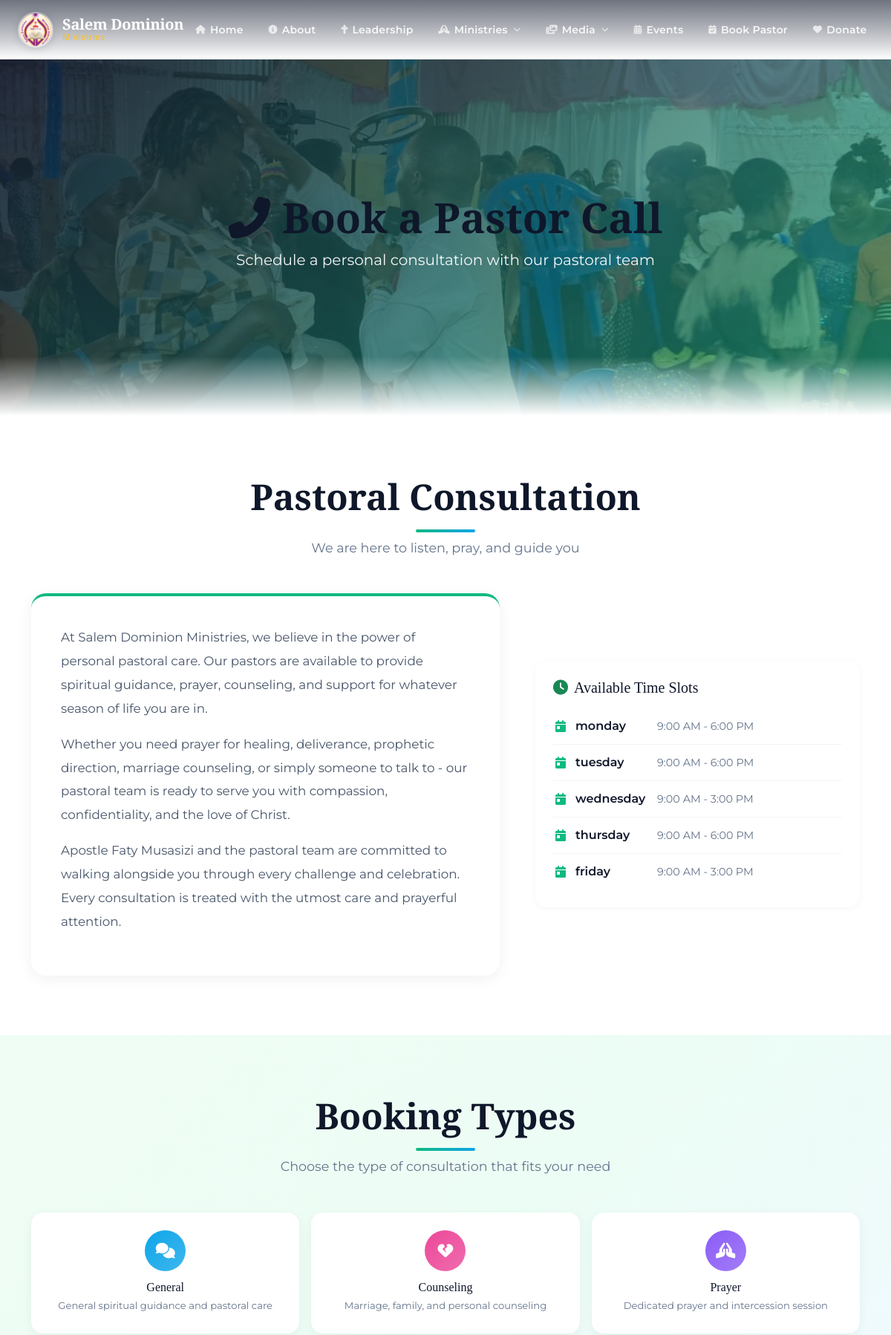
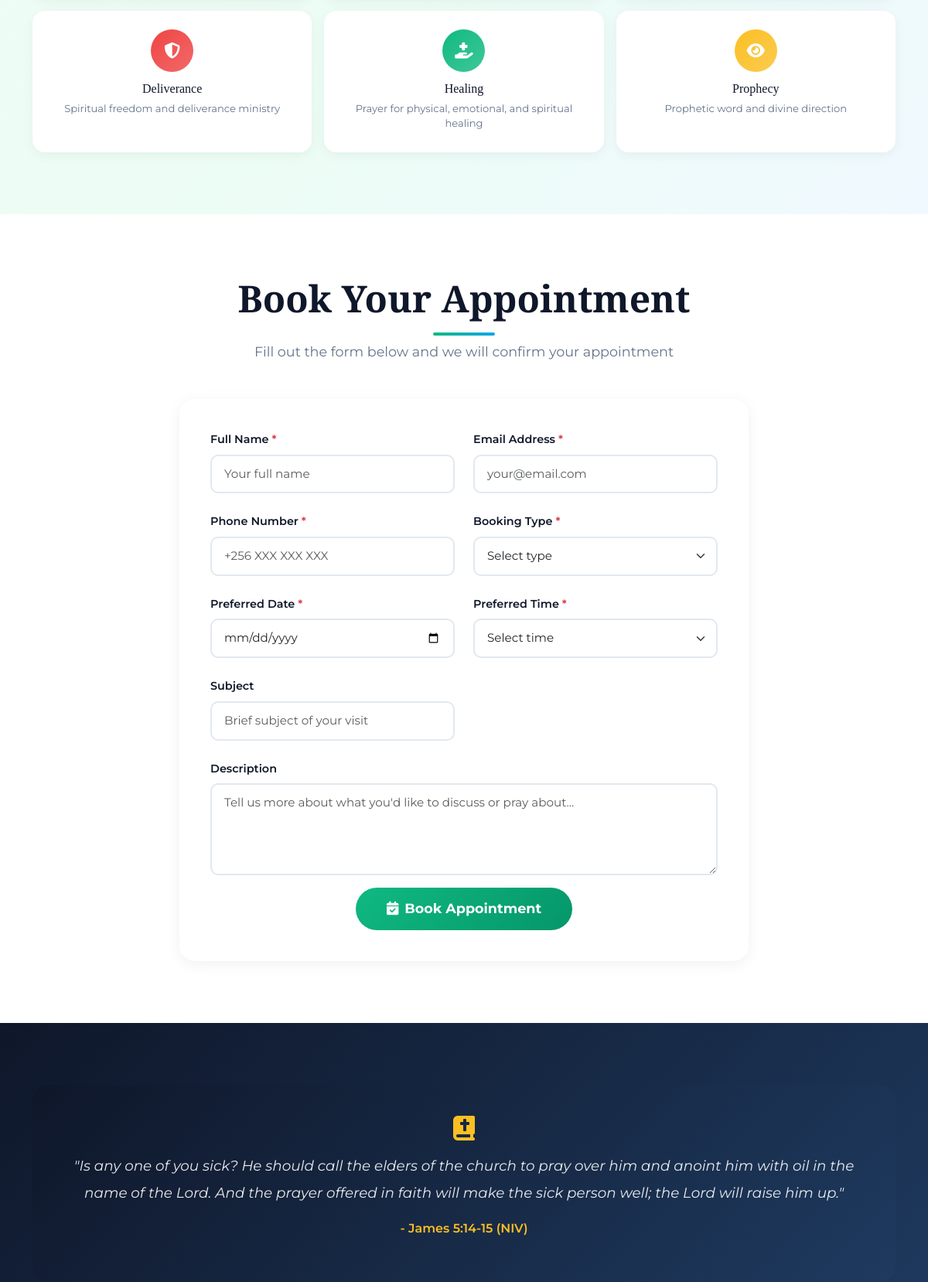
The page /book_pastor_call.php (upper part) on the database its author committed (2 pictures, top to bottom).
### tables this page shows
CREATE TABLE `pastor_booking_availability` (
  `id` int(11) NOT NULL,
  `pastor_id` int(11) NOT NULL,
  `day_of_week` enum('monday','tuesday','wednesday','thursday','friday','saturday','sunday') NOT NULL,
  `start_time` time NOT NULL,
  `end_time` time NOT NULL,
  `is_available` tinyint(1) NOT NULL DEFAULT 1,
  `booking_duration_minutes` int(11) NOT NULL DEFAULT 30,
  `max_bookings_per_day` int(11) NOT NULL DEFAULT 8,
  `is_active` tinyint(1) NOT NULL DEFAULT 1,
  `created_at` timestamp NOT NULL DEFAULT current_timestamp(),
  `updated_at` timestamp NOT NULL DEFAULT current_timestamp() ON UPDATE current_timestamp()
);

### book_pastor_call.php (the view, shortened to what this page needs)
<?php
$availableSlots = [];
try {
    $pdo = Database::getInstance()->getPdo();
    if ($pdo) {
        try {
            $stmt = $pdo->query("SELECT * FROM pastor_booking_availability WHERE is_active = 1 ORDER BY day_of_week ASC, start_time ASC");
            $availableSlots = $stmt->fetchAll(PDO::FETCH_ASSOC);
        } catch (Exception $e) {}
    }
} catch (Exception $e) {
    error_log("Book Pastor Call page error: " . $e->getMessage());
}
include 'components/header.php';
?>
<section class="booking-hero">
    <div class="booking-hero-content" data-aos="fade-up" data-aos-duration="1200">
        <h1><i class="fas fa-phone-alt me-3"></i>Book a Pastor Call</h1>
        <p>Schedule a personal consultation with our pastoral team</p>
    </div>
</section>
<section class="section-gap">
    <div class="container">
        <h2 class="section-title-custom" data-aos="fade-up">Pastoral Consultation</h2>
        <p class="section-subtitle-custom" data-aos="fade-up" data-aos-delay="100">We are here to listen, pray, and guide you</p>
        <div class="row align-items-center g-5">
            <div class="col-lg-7" data-aos="fade-right" data-aos-delay="200">
                <div class="about-booking-card">
                    <p>At Salem Dominion Ministries, we believe in the power of personal pastoral care. Our pastors are available to provide spiritual guidance, prayer, counseling, and support for whatever season of life you are in.</p>
                    <p style="margin-top: 1rem;">Whether you need prayer for healing, deliverance, prophetic direction, marriage counseling, or simply someone to talk to - our pastoral team is ready to serve you with compassion, confidentiality, and the love of Christ.</p>
                    <p style="margin-top: 1rem;">Apostle Faty Musasizi and the pastoral team are committed to walking alongside you through every challenge and celebration. Every consultation is treated with the utmost care and prayerful attention.</p>
                </div>
            </div>
            <div class="col-lg-5" data-aos="fade-left" data-aos-delay="300">
                <div class="slots-card">
                    <h5><i class="fas fa-clock me-2 text-success"></i>Available Time Slots</h5>
                    <?php foreach ($availableSlots as $slot): ?>
                    <div class="slot-item">
                        <i class="fas fa-calendar-day"></i>
                        <span class="day"><?= htmlspecialchars($slot['day_of_week'] ?? '') ?></span>
                        <span class="time"><?= htmlspecialchars(date('g:i A', strtotime($slot['start_time'] ?? ''))) ?> - <?= htmlspecialchars(date('g:i A', strtotime($slot['end_time'] ?? ''))) ?></span>
                    </div>
                    <?php endforeach; ?>
                </div>
            </div>
        </div>
    </div>
</section>
<section class="section-gap alt-bg">
    <div class="container">
        <h2 class="section-title-custom" data-aos="fade-up">Booking Types</h2>
        <p class="section-subtitle-custom" data-aos="fade-up" data-aos-delay="100">Choose the type of consultation that fits your need</p>
        <div class="row g-3">
            <?php
            $bookingTypes = [
                ['icon' => 'fa-comments', 'name' => 'General', 'desc' => 'General spiritual guidance and pastoral care', 'color' => '#0ea5e9'],
                ['icon' => 'fa-heart-crack', 'name' => 'Counseling', 'desc' => 'Marriage, family, and personal counseling', 'color' => '#ec4899'],
                ['icon' => 'fa-hands-praying', 'name' => 'Prayer', 'desc' => 'Dedicated prayer and intercession session', 'color' => '#8b5cf6'],
                ['icon' => 'fa-shield-halved', 'name' => 'Deliverance', 'desc' => 'Spiritual freedom and deliverance ministry', 'color' => '#ef4444'],
                ['icon' => 'fa-hand-holding-medical', 'name' => 'Healing', 'desc' => 'Prayer for physical, emotional, and spiritual healing', 'color' => '#10b981'],
                ['icon' => 'fa-eye', 'name' => 'Prophecy', 'desc' => 'Prophetic word and divine direction', 'color' => '#fbbf24'],
            ];
            foreach ($bookingTypes as $i => $bt):
            ?>
            <div class="col-lg-4 col-md-6" data-aos="fade-up" data-aos-delay="<?= ($i + 1) * 80 ?>">
                <div class="booking-type-card">
                    <div class="booking-type-icon" style="background: linear-gradient(135deg, <?= $bt['color'] ?>, <?= $bt['color'] ?>cc);"><i class="fas <?= $bt['icon'] ?>"></i></div>
                    <h6><?= htmlspecialchars($bt['name']) ?></h6>
                    <p><?= htmlspecialchars($bt['desc']) ?></p>
                </div>
            </div>
            <?php endforeach; ?>
        </div>
    </div>
</section>
<section class="section-gap">
    <div class="container">
        <h2 class="section-title-custom" data-aos="fade-up">Book Your Appointment</h2>
        <p class="section-subtitle-custom" data-aos="fade-up" data-aos-delay="100">Fill out the form below and we will confirm your appointment</p>
        <div class="row justify-content-center">
            <div class="col-lg-8" data-aos="fade-up" data-aos-delay="200">
                <div class="booking-form-card">
                    <form method="POST" action="book_pastor_call.php">
                        <div class="row g-4">
                            <div class="col-md-6">
                                <label class="form-label">Full Name <span class="text-danger">*</span></label>
                                <input type="text" name="name" class="form-control" placeholder="Your full name" required>
                            </div>
                            <div class="col-md-6">
                                <label class="form-label">Email Address <span class="text-danger">*</span></label>
                                <input type="email" name="email" class="form-control" placeholder="your@email.com" required>
                            </div>
                            <div class="col-md-6">
                                <label class="form-label">Phone Number <span class="text-danger">*</span></label>
                                <input type="tel" name="phone" class="form-control" placeholder="+256 XXX XXX XXX" required>
                            </div>
                            <div class="col-md-6">
                                <label class="form-label">Booking Type <span class="text-danger">*</span></label>
                                <select name="booking_type" class="form-select" required>
                                    <option value="">Select type</option>
                                </select>
                            </div>
                            <div class="col-md-6">
                                <label class="form-label">Preferred Date <span class="text-danger">*</span></label>
                                <input type="date" name="date" class="form-control" min="<?= date('Y-m-d') ?>" required>
                            </div>
                            <div class="col-md-6">
                                <label class="form-label">Preferred Time <span class="text-danger">*</span></label>
                                <select name="time" class="form-select" required>
                                    <option value="">Select time</option>
                                </select>
                            </div>
                            <div class="col-md-6">
                                <label class="form-label">Subject</label>
                                <input type="text" name="subject" class="form-control" placeholder="Brief subject of your visit">
                            </div>
                            <div class="col-12">
                                <label class="form-label">Description</label>
                                <textarea name="description" class="form-control" rows="4" placeholder="Tell us more about what you'd like to discuss or pray about..."></textarea>
                            </div>
                            <div class="col-12 text-center mt-3">
                                <button type="submit" class="btn-book"><i class="fas fa-calendar-check me-2"></i>Book Appointment</button>
                            </div>
                        </div>
                    </form>
                </div>
            </div>
        </div>
    </div>
</section>
<section class="section-gap" style="background: linear-gradient(135deg, #0f172a, #1e3a5f); color: #fff;">
    <div class="container">
        <div class="scripture-card" data-aos="fade-up">
            <i class="fas fa-book-bible" style="font-size: 2rem; color: #fbbf24; margin-bottom: 1rem;"></i>
            <blockquote>"Is any one of you sick? He should call the elders of the church to pray over him and anoint him with oil in the name of the Lord. And the prayer offered in faith will make the sick person well; the Lord will raise him up."</blockquote>
            <p class="ref">- James 5:14-15 (NIV)</p>
        </div>
    </div>
</section>
<?php include 'components/footer.php'; ?>

### components/header.php (style rules this page uses)
:root { --midnight: #0f172a; --ocean: #0ea5e9; --sky: #38bdf8; --ice: #7dd3fc; --white: #ffffff; --pearl: #f8fafc; --gold: #fbbf24; --divine-light: #fef3c7; --gray-100: #f1f5f9; --gray-200: #e2e8f0; --gray-300: #cbd5e1; --gray-400: #94a3b8; --gray-500: #64748b; --gray-600: #475569; --gray-700: #334155; --gray-800: #1e293b; --nav-height: 80px; --transition-fast: 0.2s ease; --transition-smooth: 0.4s cubic-bezier(0.4, 0, 0.2, 1); --shadow-sm: 0 1px 3px rgba(0,0,0,0.08); --shadow-md: 0 4px 16px rgba(0,0,0,0.1); --shadow-lg: 0 10px 40px rgba(0,0,0,0.12); --shadow-glow: 0 0 30px rgba(14,165,233,0.15); }
*, *::before, *::after { box-sizing: border-box; }
body { font-family: 'Montserrat', sans-serif; color: var(--gray-700); background: var(--white); margin: 0; padding: 0; overflow-x: hidden; -webkit-font-smoothing: antialiased; }
h1, h2, h3, h4, h5, h6 { font-family: 'Playfair Display', serif; color: var(--midnight); }

### rows shown on the page
pastor_booking_availability: day_of_week "monday", start_time "9:00 AM", end_time "6:00 PM"
pastor_booking_availability: day_of_week "tuesday", start_time "9:00 AM", end_time "6:00 PM"
pastor_booking_availability: day_of_week "wednesday", start_time "9:00 AM", end_time "3:00 PM"
pastor_booking_availability: day_of_week "thursday", start_time "9:00 AM", end_time "6:00 PM"
pastor_booking_availability: day_of_week "friday", start_time "9:00 AM", end_time "3:00 PM"

### other values the page prints
$bt['name'] "General"
$bt['desc'] "General spiritual guidance and pastoral care"
$bt['name'] "Counseling"
$bt['desc'] "Marriage, family, and personal counseling"
$bt['name'] "Prayer"
$bt['desc'] "Dedicated prayer and intercession session"
$bt['name'] "Deliverance"
$bt['desc'] "Spiritual freedom and deliverance ministry"
$bt['name'] "Healing"
$bt['desc'] "Prayer for physical, emotional, and spiritual healing"
$bt['name'] "Prophecy"
$bt['desc'] "Prophetic word and divine direction"
